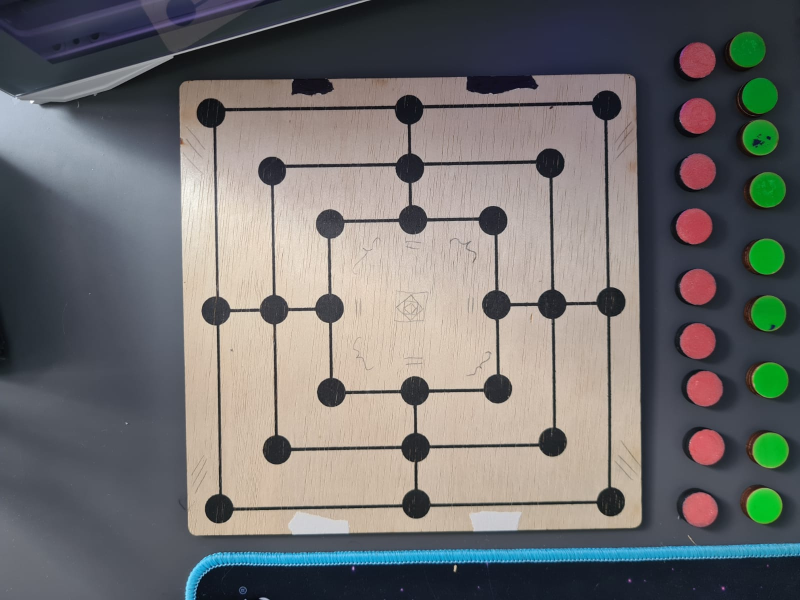
#> input picture resources/big_picture.jpg, 1600 x 1200 px (shown at 1/2 size)
$ python testing.py
#> lines starting #> are read from the running program, lines starting #| are printed output that depends on the picture; after the words box and inside, x2 and y2 are one past the last pixel; in counts of white or black regions, pixels touching at a corner belong together
import cv2 as cv

img = cv.imread("resources/big_picture.jpg")
#> img is the input picture: shape (1200, 1600, 3); mean B, G, R 110.3, 110.6, 111.6
img = cv.resize(img, (0, 0), fx=0.3, fy=0.3)
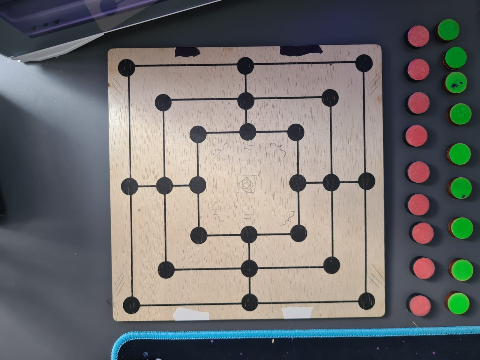
#> img: shape (360, 480, 3); mean B, G, R 110.3, 110.6, 111.5

low_color_player1 = (0, 50, 114)
high_color_player1 = (31, 255, 255)
img_hsv = cv.cvtColor(img, cv.COLOR_BGR2HSV)
#> img_hsv: shape (360, 480, 3); mean H, S, V 74.8, 56.9, 124.7
mask_yellow_hsv = cv.inRange(img_hsv, low_color_player1, high_color_player1)
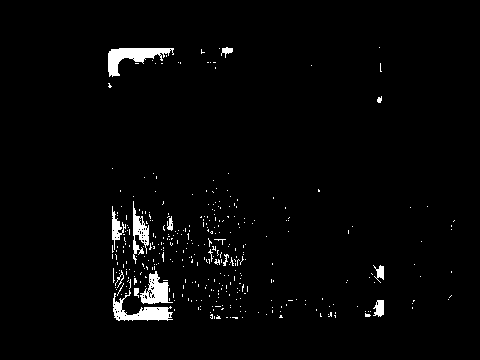
#> mask_yellow_hsv: shape (360, 480); 2.4% white; 361 white regions (347 under 20 px), largest, box (x1, y1, x2, y2) and area: (108, 48, 174, 77) 821, (113, 290, 173, 321) 693, (140, 271, 173, 304) 543
cv.imshow('img_initial', img)
cv.imshow('mask_yellow_hsv', mask_yellow_hsv)
cv.waitKey(0)
cv.destroyAllWindows()

$ run again, with resources/template.jpg copied over resources/big_picture.jpg
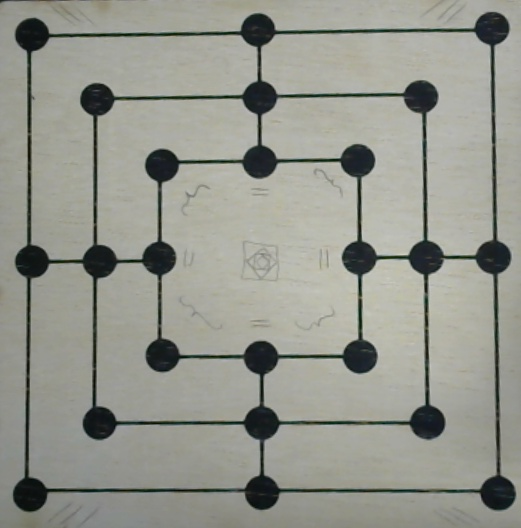
#> input picture resources/template.jpg, 521 x 528 px
#> img is the input picture: shape (528, 521, 3); mean B, G, R 141.2, 150.1, 148.5
#> `img = cv.resize(img, (0, 0), fx=0.3, fy=0.3)`:
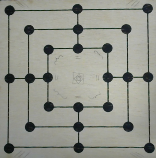
#> img: shape (158, 156, 3); mean B, G, R 141.2, 150.1, 148.5
#> img_hsv: shape (158, 156, 3); mean H, S, V 38.9, 20.4, 150.4
#> mask_yellow_hsv: shape (158, 156); every value is 0

$ run again, with resources/template_test1.jpg copied over resources/big_picture.jpg
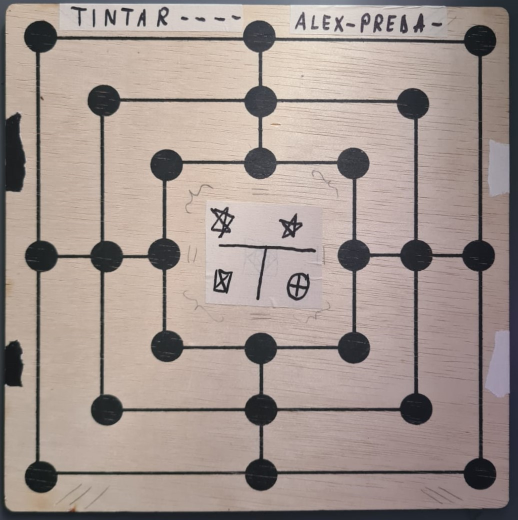
#> input picture resources/template_test1.jpg, 1035 x 1039 px (shown at 1/2 size)
#> img is the input picture: shape (1039, 1035, 3); mean B, G, R 142.4, 148.4, 161.9
#> `img = cv.resize(img, (0, 0), fx=0.3, fy=0.3)`:
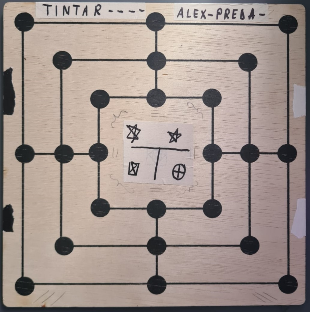
#> img: shape (312, 310, 3); mean B, G, R 142.4, 148.3, 161.9
#> img_hsv: shape (312, 310, 3); mean H, S, V 32, 34.4, 163
#> `mask_yellow_hsv = cv.inRange(img_hsv, low_color_player1, high_color_pl..`:
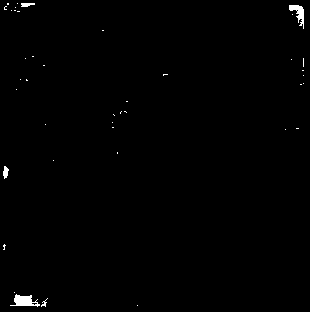
#> mask_yellow_hsv: shape (312, 310); 0.59% white; 41 white regions (36 under 20 px), largest, box (x1, y1, x2, y2) and area: (10, 294, 40, 307) 210, (289, 5, 304, 29) 159, (3, 166, 9, 179) 51, (21, 3, 35, 7) 43, (41, 298, 48, 307) 22
